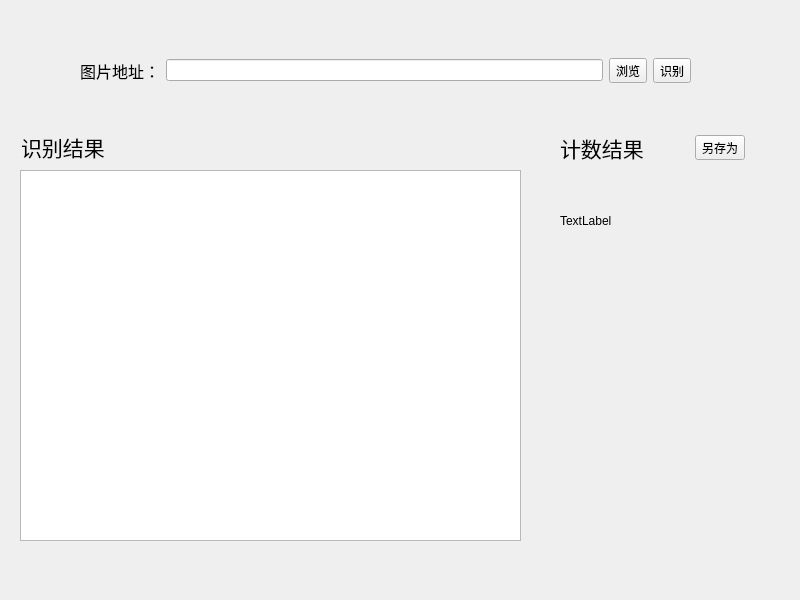
<?xml version="1.0" encoding="UTF-8"?>
<ui version="4.0">
 <class>Form</class>
 <widget class="QWidget" name="Form">
  <property name="geometry">
   <rect>
    <x>0</x>
    <y>0</y>
    <width>800</width>
    <height>600</height>
   </rect>
  </property>
  <property name="windowTitle">
   <string>Form</string>
  </property>
  <widget class="QGraphicsView" name="graphicsView">
   <property name="geometry">
    <rect>
     <x>20</x>
     <y>170</y>
     <width>501</width>
     <height>371</height>
    </rect>
   </property>
  </widget>
  <widget class="QLabel" name="label_3">
   <property name="geometry">
    <rect>
     <x>560</x>
     <y>180</y>
     <width>181</width>
     <height>81</height>
    </rect>
   </property>
   <property name="text">
    <string>TextLabel</string>
   </property>
  </widget>
  <widget class="QWidget" name="">
   <property name="geometry">
    <rect>
     <x>80</x>
     <y>50</y>
     <width>611</width>
     <height>41</height>
    </rect>
   </property>
   <layout class="QHBoxLayout" name="horizontalLayout_3">
    <item>
     <widget class="QLabel" name="label_7">
      <property name="font">
       <font>
        <family>Agency FB</family>
        <pointsize>12</pointsize>
       </font>
      </property>
      <property name="text">
       <string>图片地址：</string>
      </property>
     </widget>
    </item>
    <item>
     <widget class="QLineEdit" name="lineEdit_3"/>
    </item>
    <item>
     <widget class="QToolButton" name="toolButton">
      <property name="text">
       <string>浏览</string>
      </property>
     </widget>
    </item>
    <item>
     <widget class="QToolButton" name="toolButton_3">
      <property name="text">
       <string>识别</string>
      </property>
     </widget>
    </item>
   </layout>
  </widget>
  <widget class="QLabel" name="label_2">
   <property name="geometry">
    <rect>
     <x>21</x>
     <y>131</y>
     <width>108</width>
     <height>32</height>
    </rect>
   </property>
   <property name="font">
    <font>
     <family>Agency FB</family>
     <pointsize>16</pointsize>
    </font>
   </property>
   <property name="text">
    <string>识别结果</string>
   </property>
  </widget>
  <widget class="QWidget" name="">
   <property name="geometry">
    <rect>
     <x>560</x>
     <y>131</y>
     <width>185</width>
     <height>34</height>
    </rect>
   </property>
   <layout class="QHBoxLayout" name="horizontalLayout">
    <item>
     <widget class="QLabel" name="label">
      <property name="font">
       <font>
        <family>Agency FB</family>
        <pointsize>16</pointsize>
       </font>
      </property>
      <property name="text">
       <string>计数结果</string>
      </property>
     </widget>
    </item>
    <item>
     <widget class="QToolButton" name="toolButton_4">
      <property name="text">
       <string>另存为</string>
      </property>
     </widget>
    </item>
   </layout>
  </widget>
 </widget>
 <resources/>
 <connections/>
</ui>
